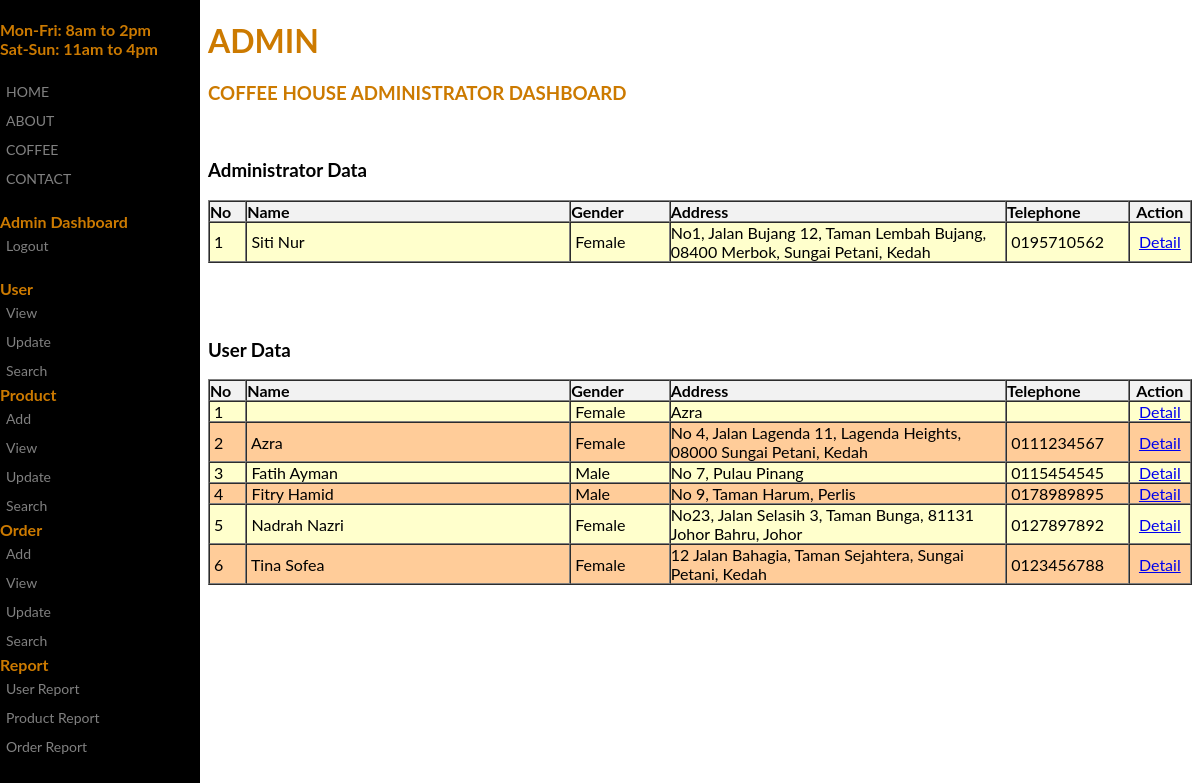
Page /admin/view_user.php (signed in) on the committed database.
### tables this page shows
CREATE TABLE `user` (
  `user_id` int(4) NOT NULL,
  `username` varchar(20) NOT NULL,
  `password` varchar(10) NOT NULL,
  `name` varchar(50) NOT NULL,
  `gender` int(2) NOT NULL,
  `address` varchar(100) NOT NULL,
  `telephone` varchar(10) NOT NULL,
  `email` varchar(50) NOT NULL,
  `picture` varchar(100) NOT NULL,
  `level_id` int(10) NOT NULL
);

### admin/view_user.php (the view, shortened to what this page needs)
<?php
include('../include/dbconn.php');
?>
<!DOCTYPE html>
<html>
<head>
</head>
<body>
<div class="sidenav">
<b>
 Mon-Fri: 8am to 2pm <br>
 Sat-Sun: 11am to 4pm
</b><br><br>
  <a href="../index.html">HOME</a>
  <a href="#">ABOUT</a>
  <a href="#">COFFEE</a>
  <a href="#">CONTACT</a>
  <br>
  <b> Admin Dashboard</b>
  <a href="../login/logout.php">Logout</a>
  <br>
  <b>User</b>
  <a href="view_user.php">View</a>
  <a href="update_view_user.php">Update</a>
  <a href="search_user.php">Search</a>
  <b>Product</b>
  <a href="add_product.php">Add</a>
  <a href="view_product.php">View</a>
  <a href="update_view_product.php">Update</a>
  <a href="search_product.php">Search</a>
  <b>Order</b>
  <a href="add_order.php">Add</a>
  <a href="view_order.php">View</a>
  <a href="update_view_order.php">Update</a>
  <a href="search_order.php">Search</a>
  <b>Report</b>
  <a href="#">User Report</a>
  <a href="#">Product Report</a>
  <a href="#">Order Report</a>
</div>
<div class="main">
  <div class="greatinguser">
	<h1><?php echo $_SESSION['username']; ?></h1>
	<h3>Coffee House Administrator Dashboard</h3>
  </div>
</div>
<div class="container">
  <br>
  <h3>Administrator Data</h3>
	<?php
		$query = "SELECT * FROM user  WHERE level_id = 1 ORDER BY name";
		$result = mysqli_query($dbconn, $query) or die ("Error: " . mysqli_error($dbconn));
		$numrow = mysqli_num_rows($result);
	?>
   <tr align="left" bgcolor="#f2f2f2">
    <td>
    <table width="100%" border="1" align="center" cellpadding="0" cellspacing="0">
      <tr align="left" bgcolor="#f2f2f2">
        <th width="3%">No</td>
        <th width="26%">Name</td>
        <th width="8%">Gender</td>
        <th width="27%">Address</td>
        <th width="9%">Telephone</td>
        <th align="center">Action</td>
      </tr>
      <?php
	  $color="1";
	  for ($a=0; $a<$numrow; $a++) {
		$row = mysqli_fetch_array($result);
		if($color==1){
			echo "<tr bgcolor='#FFFFCC'>"
	  ?>
        <td>&nbsp;<?php echo $a+1; ?></td>
        <td>&nbsp;<?php echo ucwords (strtolower($row['name'])); ?></td>
        <td>&nbsp;<?php if ($row['gender']==1){ echo 'Male'; }else{ echo 'Female'; } ?></td>
        <td><?php echo ucwords (strtolower($row['address'])); ?></td>
        <td>&nbsp;<?php echo $row['telephone']; ?></td>
        <td width="5%" align="center"><a class="one" href="detail_admin.php?user=<?php echo $row['user_id'];?>">Detail</a></td>
       </tr>
      <?php
       $color="2";}
	  }
	  ?>
<br>
  <br>
  <br>
  <h3>User Data</h3>
	<?php
		$query = "SELECT * FROM user  WHERE level_id != 1 ORDER BY name";
		$result = mysqli_query($dbconn, $query) or die ("Error: " . mysqli_error($dbconn));
		$numrow = mysqli_num_rows($result);
	?>
   <tr align="left" bgcolor="#f2f2f2">
    <td>
    <table width="100%" border="1" align="center" cellpadding="0" cellspacing="0">
      <tr align="left" bgcolor="#f2f2f2">
        <th width="3%">No</td>
        <th width="26%">Name</td>
        <th width="8%">Gender</td>
        <th width="27%">Address</td>
        <th width="9%">Telephone</td>
        <th align="center">Action</td>
      </tr>
      <?php
	  $color="1";
	  for ($a=0; $a<$numrow; $a++) {
		$row = mysqli_fetch_array($result);
		if($color==1){
			echo "<tr bgcolor='#FFFFCC'>"
	  ?>
        <td>&nbsp;<?php echo $a+1; ?></td>
        <td>&nbsp;<?php echo ucwords (strtolower($row['name'])); ?></td>
        <td>&nbsp;<?php if ($row['gender']==1){ echo 'Male'; }else{ echo 'Female'; } ?></td>
        <td><?php echo ucwords (strtolower($row['address'])); ?></td>
        <td>&nbsp;<?php echo $row['telephone']; ?></td>
        <td width="5%" align="center"><a class="one" href="detail_user.php?user_id=<?php echo $row['user_id'];?>">Detail</a></td>
      </tr>
      <?php
       $color="2";}
	   else{
	   echo "<tr bgcolor='#FFCC99'>"
	  ?>
        <td>&nbsp;<?php echo $a+1; ?></td>
        <td>&nbsp;<?php echo ucwords (strtolower($row['name'])); ?></td>
        <td>&nbsp;<?php if ($row['gender']==1){ echo 'Male'; }else{ echo 'Female'; } ?></td>
        <td><?php echo ucwords (strtolower($row['address'])); ?></td>
        <td>&nbsp;<?php echo $row['telephone']; ?></td>
        <td width="5%" align="center"><a class="one" href="detail_user.php?user_id=<?php echo $row['user_id'];?>">Detail</a></td>
      </tr>
	   <?php
	    $color="1";
	   }
	  }
	  ?>
</div>
</body>
</html>

### admin/view_user.php (style rules this page uses)
body { font-family: "Lato", sans-serif; color: #cc7a00; background-image:url(''); background-repeat: no-repeat; background-attachment: fixed; background-size: cover; background-color: #ffffff; }
div { max-width: 1100px; height: 100px; }
.sidenav { height: 100%; width: 200px; position: fixed; z-index: 1; top: 0; left: 0; background-color: #000000; overflow-x: hidden; padding-top: 20px; }
.sidenav a { padding: 6px 6px 6px 6px; text-decoration: none; font-size: 14px; color: #818181; display: block; }
.greatinguser { text-transform: uppercase; }
.main { margin-left: 200px; }
.container { font-family: "Lato", sans-serif; color: #000000; margin-left: 200px; }

### rows in the picture
user: name "Siti Nur", gender "Female", address "No1, Jalan Bujang 12, Taman Lembah Bujang, 08400 Merbok, Sungai Petani, Kedah", telephone "0195710562"
user: gender "Female", address "Azra"
user: name "Azra", gender "Female", address "No 4, Jalan Lagenda 11, Lagenda Heights, 08000 Sungai Petani, Kedah", telephone "0111234567"
user: name "Fatih Ayman", gender "Male", address "No 7, Pulau Pinang", telephone "0115454545"
user: name "Fitry Hamid", gender "Male", address "No 9, Taman Harum, Perlis", telephone "0178989895"
user: name "Nadrah Nazri", gender "Female", address "No23, Jalan Selasih 3, Taman Bunga, 81131 Johor Bahru, Johor", telephone "0127897892"
user: name "Tina Sofea", gender "Female", address "12 Jalan Bahagia, Taman Sejahtera, Sungai Petani, Kedah", telephone "0123456788"

### other values in the picture
$_SESSION['username'] "ADMIN"
